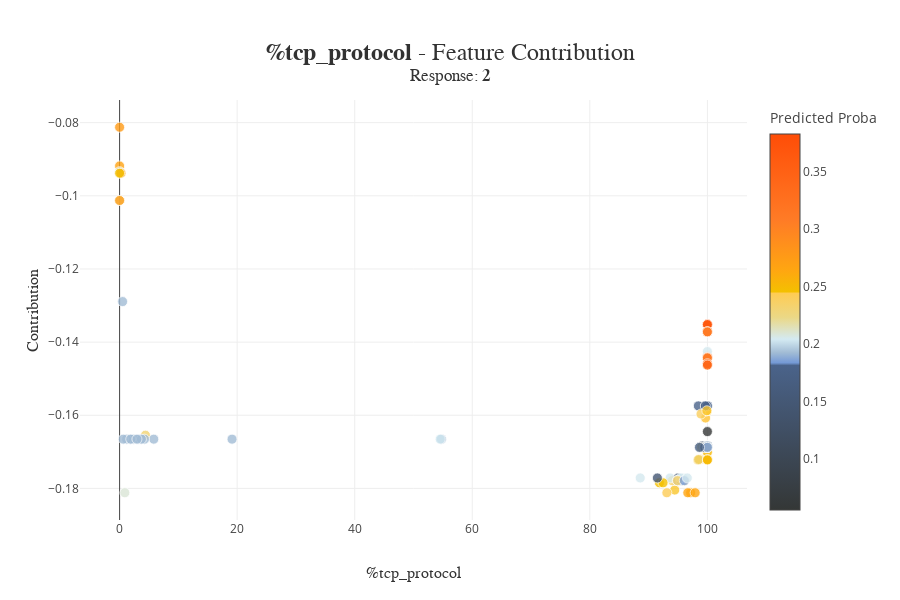

Notebook code cell kept with this figure:
### Code cell
xpl.plot.contribution_plot(col='%tcp_protocol')
